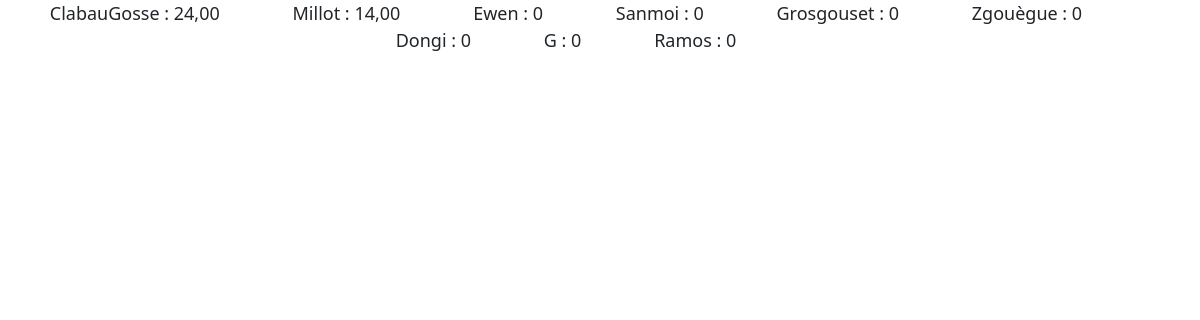
The page /score on the database as committed earlier.
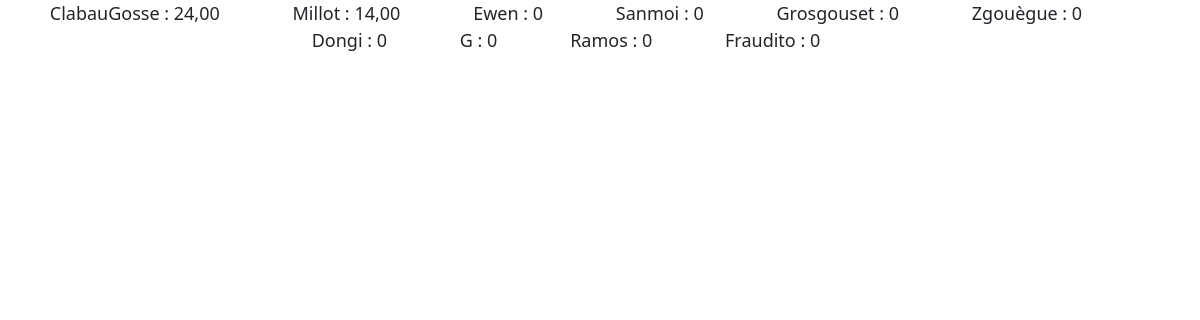
The same page on the database as committed later.
### game/models.py (models this page shows, shortened)
class Player(models.Model):
    photo = models.ImageField(upload_to='photo_de_profile/', null=True, blank=True)
    description = models.CharField(max_length=75, null=True, blank=True)
    user = models.OneToOneField(User, on_delete=models.CASCADE)
    def __str__(self) :
        return self.user.username
    def get_total_point(self) :
        return sum([action.point for action in self.action_set.all()])
    def getJSON(self) :
        player_dict = {'name' : self.user.username,
                       'total_point' : self.get_total_point(),
                       'creation_date' : self.user.date_joined,
                       'actions' : []}
        tot = 0
        for action in self.action_set.all() :
            tot += action.point
            player_dict['actions'].append({'date_action' : action.act_date, 'score' : action.point, 'tot_score' : tot})
        return dumps(player_dict, default=json_serial)

class Action(models.Model):
    player = models.ForeignKey(Player, on_delete=models.CASCADE)
    point = models.DecimalField(max_digits=12, decimal_places=2)
    act_date = models.DateTimeField('action date', default=timezone.now)
    description = models.TextField(null= True)

### game/views.py (the view)
# urls.py: path('score', views.score, name='score'),
def score(request) :
    player_list = Player.objects.annotate(total_points=Sum('action__point')).order_by('-total_points')
    json_player_list = get_proper_JSON_from_player_list(player_list)
    date = datetime.now()
    return render(request, 'game/global_view_score.html', {'json_player_list' : json_player_list, 'date' : date, 'player_list':player_list})

### game/models.py (called while the page is built)
def json_serial(obj):
    if isinstance(obj, (datetime, date)):
        return obj.isoformat()
    if isinstance(obj, Decimal) :
        return str(obj)
    raise TypeError ("Type %s not serializable" % type(obj))

### game/views.py (called while the page is built)
def json_serial(obj):
    if isinstance(obj, (datetime, date)):
        return obj.isoformat()
    raise TypeError ("Type %s not serializable" % type(obj))

### game/templates/game/global_view_score.html (shortened to what this page needs)
<!DOCTYPE html>
<html>
    <head>
        {% load static %}
        <link href="https://cdn.jsdelivr.net/npm/bootstrap@5.1.3/dist/css/bootstrap.min.css" rel="stylesheet">
    </head>
    <body>
        <div class="container text-center">
            <div style="font-size: large;">
            {% for player in player_list %}
                {{player}} : {{player.get_total_point}} &emsp; &emsp; &emsp;
            {% endfor %}
            </div>
        </div>
    </body>
</html>

Rows that differ between the two databases and show on the page:
added Player: user.username "Fraudito", get_total_point "0"
